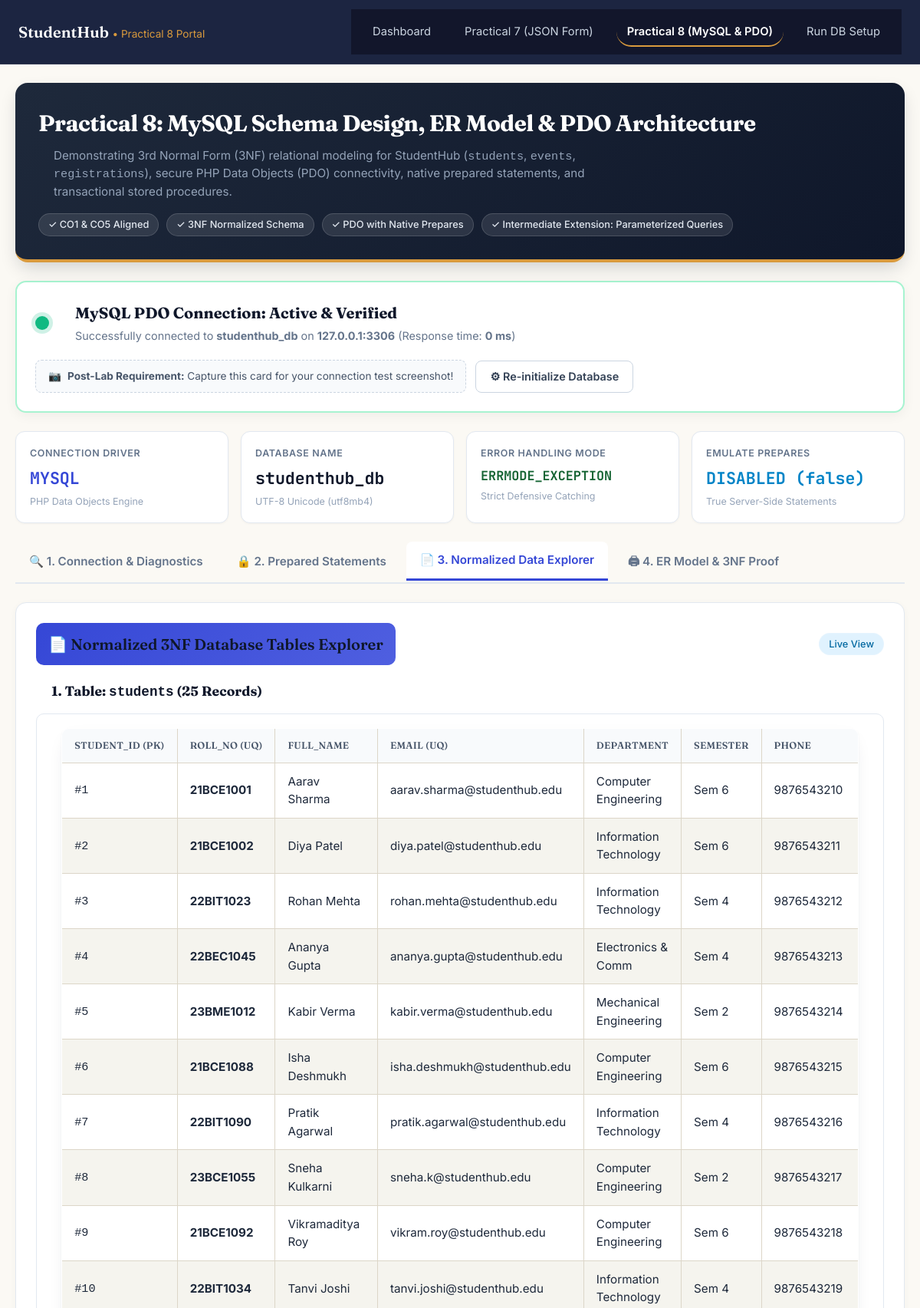
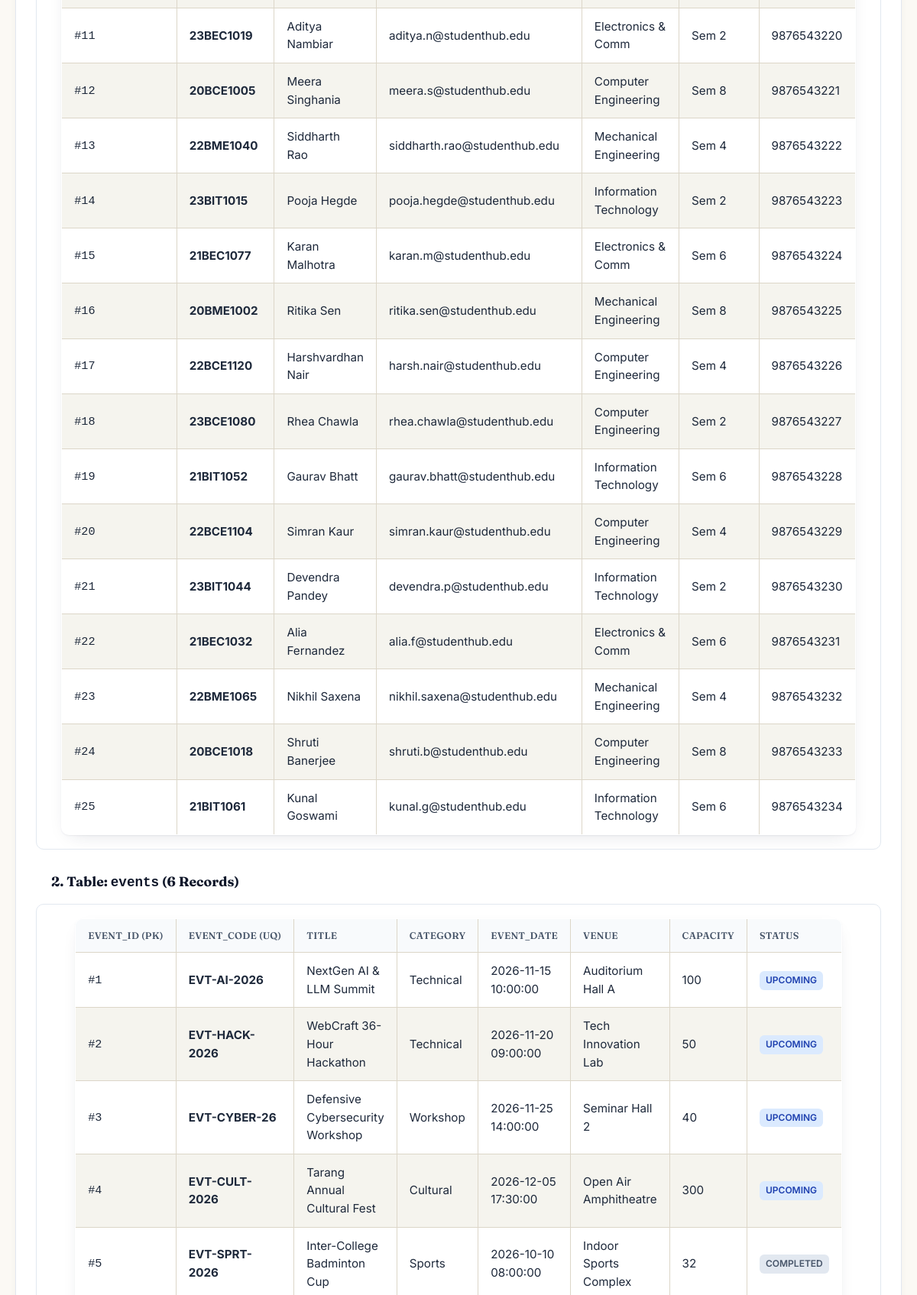
/practical8_test.php?tab=data_explorer (upper part), run on the app's committed database (2 pictures, top to bottom).
### tables this page shows
CREATE TABLE `students` (
    `student_id` INT AUTO_INCREMENT PRIMARY KEY,
    `roll_no` VARCHAR(20) NOT NULL UNIQUE,
    `full_name` VARCHAR(100) NOT NULL,
    `email` VARCHAR(100) NOT NULL UNIQUE,
    `department` VARCHAR(60) NOT NULL,
    `course` VARCHAR(80) NOT NULL DEFAULT 'B.Tech Computer Science',
    `semester` TINYINT UNSIGNED NOT NULL CHECK (`semester` BETWEEN 1 AND 8),
    `phone` VARCHAR(15) NOT NULL,
    `status` ENUM('ACTIVE', 'INACTIVE') NOT NULL DEFAULT 'ACTIVE',
    `created_at` TIMESTAMP DEFAULT CURRENT_TIMESTAMP,
    `updated_at` TIMESTAMP DEFAULT CURRENT_TIMESTAMP ON UPDATE CURRENT_TIMESTAMP,
    INDEX `idx_students_department` (`department`),
    INDEX `idx_students_course` (`course`),
    INDEX `idx_students_roll` (`roll_no`),
    INDEX `idx_students_status` (`status`),
    INDEX `idx_students_email` (`email`)
);

CREATE TABLE `events` (
    `event_id` INT AUTO_INCREMENT PRIMARY KEY,
    `event_code` VARCHAR(20) NOT NULL UNIQUE,
    `title` VARCHAR(150) NOT NULL,
    `category` VARCHAR(50) NOT NULL,
    `event_date` DATETIME NOT NULL,
    `venue` VARCHAR(100) NOT NULL,
    `max_capacity` SMALLINT UNSIGNED NOT NULL DEFAULT 50 CHECK (`max_capacity` > 0),
    `description` TEXT,
    `status` ENUM('UPCOMING', 'ONGOING', 'COMPLETED', 'CANCELLED') NOT NULL DEFAULT 'UPCOMING',
    `created_at` TIMESTAMP DEFAULT CURRENT_TIMESTAMP,
    INDEX `idx_events_category` (`category`),
    INDEX `idx_events_status` (`status`),
    INDEX `idx_events_date` (`event_date`)
);

### db.php (called while the page is built, shortened)
<?php
function getDBConnection($selectDatabase = true) {
    static $pdo = null;
    if ($pdo !== null) return $pdo;
    $host    = DB_HOST;
    $port    = DB_PORT;
    $dbName  = DB_NAME;
    $charset = DB_CHARSET;
    $user    = DB_USER;
    $pass    = DB_PASS;
    $dsn = "mysql:host={$host};port={$port}" . ($selectDatabase ? ";dbname={$dbName}" : "") . ";charset={$charset}";
    try {
        $pdo = new PDO($dsn, $user, $pass, [
            PDO::ATTR_ERRMODE            => PDO::ERRMODE_EXCEPTION,
            PDO::ATTR_DEFAULT_FETCH_MODE => PDO::FETCH_ASSOC,
            PDO::ATTR_EMULATE_PREPARES   => false,
            PDO::ATTR_TIMEOUT            => 5,
            PDO::MYSQL_ATTR_INIT_COMMAND => "SET NAMES {$charset} COLLATE {$charset}_unicode_ci"
        ]);
        return $pdo;
    } catch (PDOException $e) {
        error_log("PDO Error: " . $e->getMessage());
        return null;
    }
}
function testDBConnection() {
    $startTime = microtime(true);
    $pdo = getDBConnection(true);
    $latencyMs = round((microtime(true) - $startTime) * 1000, 2);
    try {
        $serverVersion = $pdo->getAttribute(PDO::ATTR_SERVER_VERSION);
        $driverName    = $pdo->getAttribute(PDO::ATTR_DRIVER_NAME);
        $clientVersion = $pdo->getAttribute(PDO::ATTR_CLIENT_VERSION);
        $connectionStatus = $pdo->getAttribute(PDO::ATTR_CONNECTION_STATUS);
        $stmt = $pdo->query("SHOW TABLES");
        $tables = $stmt->fetchAll(PDO::FETCH_COLUMN);
        $tableCounts = [];
        foreach ($tables as $table) {
            try {
                $countStmt = $pdo->query("SELECT COUNT(*) FROM `{$table}`");
                $tableCounts[$table] = (int)$countStmt->fetchColumn();
            } catch (Exception $ex) {
                $tableCounts[$table] = 'View / N/A';
            }
        }
        return [
            'success'           => true,
            'message'           => 'Successfully connected via PDO MySQL!',
            'host'              => DB_HOST . ':' . DB_PORT,
            'database'          => DB_NAME,
            'user'              => DB_USER,
            'charset'           => DB_CHARSET,
            'driver'            => strtoupper($driverName),
            'server_version'    => $serverVersion,
            'client_version'    => $clientVersion,
            'connection_status' => $connectionStatus,
            'latency_ms'        => $latencyMs,
            'tables'            => $tables,
            'table_counts'      => $tableCounts,
            'emulate_prepares'  => false,
            'errmode'           => 'ERRMODE_EXCEPTION'
        ];
    } catch (PDOException $e) {
        return [
            'success'      => false,
            'message'      => 'Connected to MySQL, but failed to query database schema.',
            'error_detail' => $e->getMessage(),
            'latency_ms'   => $latencyMs
        ];
    }
}
function safeFetchAll($sql, $params = []) {
    $conn = getDBConnection();
    $stmt = $conn->prepare($sql);
    $stmt->execute($params);
    return $stmt->fetchAll();
}

### practical8_test.php (the view, shortened to what this page needs)
<?php
require_once __DIR__ . '/db.php';
$diag = testDBConnection();
$isConnected = $diag['success'];
$activeTab = isset($_GET['tab']) ? $_GET['tab'] : 'diagnostics';
$studentsList = [];
$eventsList   = [];
if ($isConnected) {
    try {
        $studentsList = safeFetchAll("SELECT * FROM students ORDER BY student_id ASC");
        $eventsList   = safeFetchAll("SELECT * FROM events ORDER BY event_id ASC");
    } catch (Exception $e) {
    }
}
?>
<!DOCTYPE html>
<html lang="en">
<head>
    <link rel="stylesheet" href="style.css">
</head>
<body>
    <header style="background: var(--navy); padding: 12px 24px; border-bottom: 1px solid rgba(255,255,255,0.1); color: #fff;">
        <div style="max-width: 1200px; margin: 0 auto; display: flex; justify-content: space-between; align-items: center; flex-wrap: wrap; gap: 12px;">
            <div style="font-family: var(--font-display); font-size: 1.25rem; font-weight: 600;">
                StudentHub <span style="font-size: 0.85rem; color: var(--gold); font-family: var(--font-body); font-weight: 400;">&bull; Practical 8 Portal</span>
            </div>
            <nav style="display: flex; gap: 16px; font-size: 0.9rem;">
                <a href="dashboard.html" style="color: #cbd5e1; text-decoration: none;">Dashboard</a>
                <a href="practical7_register.php" style="color: #cbd5e1; text-decoration: none;">Practical 7 (JSON Form)</a>
                <a href="practical8_test.php" style="color: #ffffff; font-weight: 600; text-decoration: none; border-bottom: 2px solid var(--gold); padding-bottom: 2px;">Practical 8 (MySQL & PDO)</a>
                <a href="db_setup.php" style="color: #cbd5e1; text-decoration: none;">Run DB Setup</a>
            </nav>
        </div>
    </header>
    <div class="container">
        <div class="hero-banner">
            <h1 class="hero-title">Practical 8: MySQL Schema Design, ER Model & PDO Architecture</h1>
            <p class="hero-subtitle">
                Demonstrating 3rd Normal Form (3NF) relational modeling for StudentHub (<code>students</code>, <code>events</code>, <code>registrations</code>), secure PHP Data Objects (PDO) connectivity, native prepared statements, and transactional stored procedures.
            </p>
            <div class="badge-grid">
                <span class="tag-pill">&#10003; CO1 & CO5 Aligned</span>
                <span class="tag-pill">&#10003; 3NF Normalized Schema</span>
                <span class="tag-pill">&#10003; PDO with Native Prepares</span>
                <span class="tag-pill">&#10003; Intermediate Extension: Parameterized Queries</span>
            </div>
        </div>
        <div class="status-hero-card" id="connection-report-card">
            <div class="status-indicator">
                <div class="status-dot"></div>
                <div class="status-info">
                    <h3><?= $isConnected ? 'MySQL PDO Connection: Active & Verified' : 'MySQL PDO Connection: Offline / Action Required' ?></h3>
                    <p>
                        <?php if ($isConnected): ?>
                            Successfully connected to <strong><?= htmlspecialchars(DB_NAME) ?></strong> on <strong><?= htmlspecialchars(DB_HOST . ':' . DB_PORT) ?></strong> (Response time: <strong><?= $diag['latency_ms'] ?> ms</strong>)
                        <?php else: ?>
                            Unable to connect to MySQL on <?= htmlspecialchars(DB_HOST . ':' . DB_PORT) ?>. Showing simulated schema preview.
                        <?php endif; ?>
                    </p>
                </div>
            </div>
            <div style="display: flex; gap: 12px; align-items: center; flex-wrap: wrap;">
                <div class="screenshot-notice">
                    <span>&#128247;</span>
                    <span><strong>Post-Lab Requirement:</strong> Capture this card for your connection test screenshot!</span>
                </div>
                <a href="db_setup.php" class="btn-outline">&#9881; Re-initialize Database</a>
            </div>
        </div>
        <div class="metrics-grid">
            <div class="metric-card">
                <div class="metric-label">Connection Driver</div>
                <div class="metric-value" style="color: var(--blue);"><?= $diag['driver'] ?? 'PDO_MYSQL' ?></div>
                <div class="metric-sub">PHP Data Objects Engine</div>
            </div>
            <div class="metric-card">
                <div class="metric-label">Database Name</div>
                <div class="metric-value"><?= htmlspecialchars(DB_NAME) ?></div>
                <div class="metric-sub">UTF-8 Unicode (utf8mb4)</div>
            </div>
            <div class="metric-card">
                <div class="metric-label">Error Handling Mode</div>
                <div class="metric-value" style="font-size: 1.05rem; color: #166534;">ERRMODE_EXCEPTION</div>
                <div class="metric-sub">Strict Defensive Catching</div>
            </div>
            <div class="metric-card">
                <div class="metric-label">Emulate Prepares</div>
                <div class="metric-value" style="color: #0284c7;">DISABLED (false)</div>
                <div class="metric-sub">True Server-Side Statements</div>
            </div>
        </div>
        <div class="tab-nav">
            <a href="?tab=diagnostics" class="tab-btn <?= $activeTab === 'diagnostics' ? 'active' : '' ?>">&#128269; 1. Connection & Diagnostics</a>
            <a href="?tab=prepared_statements" class="tab-btn <?= $activeTab === 'prepared_statements' ? 'active' : '' ?>">&#128274; 2. Prepared Statements</a>
            <a href="?tab=data_explorer" class="tab-btn <?= $activeTab === 'data_explorer' ? 'active' : '' ?>">&#128196; 3. Normalized Data Explorer</a>
            <a href="?tab=er_model" class="tab-btn <?= $activeTab === 'er_model' ? 'active' : '' ?>">&#128424; 4. ER Model & 3NF Proof</a>
        </div>
        <?php if ($activeTab === 'data_explorer'): ?>
            <div class="content-card">
                <div class="card-header-flex">
                    <h2 class="card-title">&#128196; Normalized 3NF Database Tables Explorer</h2>
                    <span class="tag-pill" style="background: #e0f2fe; color: #0369a1;">Live View</span>
                </div>
                <h3 style="margin: 16px 0 8px 0; font-size: 1.1rem; color: #0f172a;">1. Table: <code>students</code> (<?= count($studentsList) ?> Records)</h3>
                <div class="table-responsive">
                    <table class="data-table">
                        <thead>
                            <tr>
                                <th>student_id (PK)</th>
                                <th>roll_no (UQ)</th>
                                <th>full_name</th>
                                <th>email (UQ)</th>
                                <th>department</th>
                                <th>semester</th>
                                <th>phone</th>
                            </tr>
                        </thead>
                        <tbody>
                            <?php foreach ($studentsList as $s): ?>
                                <tr>
                                    <td><code>#<?= $s['student_id'] ?></code></td>
                                    <td><strong><?= htmlspecialchars($s['roll_no']) ?></strong></td>
                                    <td><?= htmlspecialchars($s['full_name']) ?></td>
                                    <td><?= htmlspecialchars($s['email']) ?></td>
                                    <td><?= htmlspecialchars($s['department']) ?></td>
                                    <td>Sem <?= htmlspecialchars($s['semester']) ?></td>
                                    <td><?= htmlspecialchars($s['phone']) ?></td>
                                </tr>
                            <?php endforeach; ?>
                        </tbody>
                    </table>
                </div>
                <h3 style="margin: 28px 0 8px 0; font-size: 1.1rem; color: #0f172a;">2. Table: <code>events</code> (<?= count($eventsList) ?> Records)</h3>
                <div class="table-responsive">
                    <table class="data-table">
                        <thead>
                            <tr>
                                <th>event_id (PK)</th>
                                <th>event_code (UQ)</th>
                                <th>title</th>
                                <th>category</th>
                                <th>event_date</th>
                                <th>venue</th>
                                <th>capacity</th>
                                <th>status</th>
                            </tr>
                        </thead>
                        <tbody>
                            <?php foreach ($eventsList as $e): ?>
                                <tr>
                                    <td><code>#<?= $e['event_id'] ?></code></td>
                                    <td><strong><?= htmlspecialchars($e['event_code']) ?></strong></td>
                                    <td><?= htmlspecialchars($e['title']) ?></td>
                                    <td><?= htmlspecialchars($e['category']) ?></td>
                                    <td><?= htmlspecialchars($e['event_date']) ?></td>
                                    <td><?= htmlspecialchars($e['venue']) ?></td>
                                    <td><?= htmlspecialchars($e['max_capacity']) ?></td>
                                    <td><span class="badge <?= $e['status'] === 'UPCOMING' ? 'badge-upcoming' : 'badge-completed' ?>"><?= htmlspecialchars($e['status']) ?></span></td>
                                </tr>
                            <?php endforeach; ?>
                        </tbody>
                    </table>
                </div>
            </div>
        <?php endif; ?>
    </div>
</body>
</html>

### style.css (style rules this page uses)
:root { --navy: #1c2541; --navy-deep: #12162b; --blue: #3547d6; --blue-soft: #4f5fe0; --paper: #fbf9f4; --card: #ffffff; --line: #dcd6c8; --ink: #1f2333; --ink-soft: #5c5f70; --gold: #d99a3d; --gold-deep: #b97e29; --good: #2f8f5b; --warn: #c1741f; --font-display: "Fraunces", Georgia, "Times New Roman", serif; --font-body: "Inter", -apple-system, BlinkMacSystemFont, "Segoe UI", sans-serif; --radius: 10px; --shadow: 0 1px 2px rgba(28, 37, 65, 0.06), 0 8px 24px -12px rgba(28, 37, 65, 0.18); }
* { box-sizing: border-box; }
html { scroll-behavior: smooth; }
body { margin: 0; font-family: var(--font-body); color: var(--ink); background: radial-gradient(1100px 500px at 100% -10%, #eef0ff 0%, transparent 55%), var(--paper); line-height: 1.55; padding-bottom: 60px; }
h2 { font-family: var(--font-display); font-weight: 600; font-size: 1.35rem; color: #fff; background: linear-gradient(135deg, var(--blue) 0%, var(--blue-soft) 100%); text-align: center; padding: 12px 16px; margin: 0 0 20px 0; border-radius: var(--radius); max-width: 900px; margin-left: auto; margin-right: auto; }
h3 { font-family: var(--font-display); color: var(--navy); font-size: 1.15rem; max-width: 900px; margin: 28px auto 10px; padding: 0 20px; }
nav { display: flex; flex-wrap: wrap; justify-content: center; gap: 6px; background: var(--navy-deep); padding: 10px 14px; font-size: 0; }
nav a { font-size: 0.92rem; color: #e7e9ff; text-decoration: none; padding: 8px 14px; border-radius: 999px; transition: background 0.15s ease, color 0.15s ease; }
nav { color: transparent; }
p { max-width: 900px; margin: 12px auto; padding: 0 20px; color: var(--ink-soft); }
a { color: var(--blue); }
table { border-collapse: collapse; width: 88%; max-width: 900px; margin: 18px auto; background: var(--card); border-radius: var(--radius); overflow: hidden; box-shadow: var(--shadow); border: 1px solid var(--line) !important; }
th, td { padding: 12px 16px !important; text-align: left; border: 1px solid var(--line) !important; font-size: 0.95rem; }
th { background: var(--navy); color: #fff; font-family: var(--font-display); font-weight: 600; letter-spacing: 0.02em; text-transform: uppercase; font-size: 0.78rem; }
tr:nth-child(even) td { background: #f5f4ee; }

### data on the page
students: student_id "1", roll_no "21BCE1001", full_name "Aarav Sharma", email "aarav.sharma@studenthub.edu", department "Computer Engineering", semester "6", phone "9876543210"
students: student_id "2", roll_no "21BCE1002", full_name "Diya Patel", email "diya.patel@studenthub.edu", department "Information Technology", semester "6", phone "9876543211"
students: student_id "3", roll_no "22BIT1023", full_name "Rohan Mehta", email "rohan.mehta@studenthub.edu", department "Information Technology", semester "4", phone "9876543212"
students: student_id "4", roll_no "22BEC1045", full_name "Ananya Gupta", email "ananya.gupta@studenthub.edu", department "Electronics & Comm", semester "4", phone "9876543213"
students: student_id "5", roll_no "23BME1012", full_name "Kabir Verma", email "kabir.verma@studenthub.edu", department "Mechanical Engineering", semester "2", phone "9876543214"
students: student_id "6", roll_no "21BCE1088", full_name "Isha Deshmukh", email "isha.deshmukh@studenthub.edu", department "Computer Engineering", semester "6", phone "9876543215"
students: student_id "7", roll_no "22BIT1090", full_name "Pratik Agarwal", email "pratik.agarwal@studenthub.edu", department "Information Technology", semester "4", phone "9876543216"
students: student_id "8", roll_no "23BCE1055", full_name "Sneha Kulkarni", email "sneha.k@studenthub.edu", department "Computer Engineering", semester "2", phone "9876543217"
students: student_id "9", roll_no "21BCE1092", full_name "Vikramaditya Roy", email "vikram.roy@studenthub.edu", department "Computer Engineering", semester "6", phone "9876543218"
students: student_id "10", roll_no "22BIT1034", full_name "Tanvi Joshi", email "tanvi.joshi@studenthub.edu", department "Information Technology", semester "4", phone "9876543219"
students: student_id "11", roll_no "23BEC1019", full_name "Aditya Nambiar", email "aditya.n@studenthub.edu", department "Electronics & Comm", semester "2", phone "9876543220"
students: student_id "12", roll_no "20BCE1005", full_name "Meera Singhania", email "meera.s@studenthub.edu", department "Computer Engineering", semester "8", phone "9876543221"
students: student_id "13", roll_no "22BME1040", full_name "Siddharth Rao", email "siddharth.rao@studenthub.edu", department "Mechanical Engineering", semester "4", phone "9876543222"
students: student_id "14", roll_no "23BIT1015", full_name "Pooja Hegde", email "pooja.hegde@studenthub.edu", department "Information Technology", semester "2", phone "9876543223"
students: student_id "15", roll_no "21BEC1077", full_name "Karan Malhotra", email "karan.m@studenthub.edu", department "Electronics & Comm", semester "6", phone "9876543224"
students: student_id "16", roll_no "20BME1002", full_name "Ritika Sen", email "ritika.sen@studenthub.edu", department "Mechanical Engineering", semester "8", phone "9876543225"
students: student_id "17", roll_no "22BCE1120", full_name "Harshvardhan Nair", email "harsh.nair@studenthub.edu", department "Computer Engineering", semester "4", phone "9876543226"
students: student_id "18", roll_no "23BCE1080", full_name "Rhea Chawla", email "rhea.chawla@studenthub.edu", department "Computer Engineering", semester "2", phone "9876543227"
students: student_id "19", roll_no "21BIT1052", full_name "Gaurav Bhatt", email "gaurav.bhatt@studenthub.edu", department "Information Technology", semester "6", phone "9876543228"
students: student_id "20", roll_no "22BCE1104", full_name "Simran Kaur", email "simran.kaur@studenthub.edu", department "Computer Engineering", semester "4", phone "9876543229"
students: student_id "21", roll_no "23BIT1044", full_name "Devendra Pandey", email "devendra.p@studenthub.edu", department "Information Technology", semester "2", phone "9876543230"
students: student_id "22", roll_no "21BEC1032", full_name "Alia Fernandez", email "alia.f@studenthub.edu", department "Electronics & Comm", semester "6", phone "9876543231"
students: student_id "23", roll_no "22BME1065", full_name "Nikhil Saxena", email "nikhil.saxena@studenthub.edu", department "Mechanical Engineering", semester "4", phone "9876543232"
students: student_id "24", roll_no "20BCE1018", full_name "Shruti Banerjee", email "shruti.b@studenthub.edu", department "Computer Engineering", semester "8", phone "9876543233"
students: student_id "25", roll_no "21BIT1061", full_name "Kunal Goswami", email "kunal.g@studenthub.edu", department "Information Technology", semester "6", phone "9876543234"
events: event_id "1", event_code "EVT-AI-2026", title "NextGen AI & LLM Summit", category "Technical", event_date "2026-11-15 10:00:00", venue "Auditorium Hall A", max_capacity "100", status "UPCOMING"
events: event_id "2", event_code "EVT-HACK-2026", title "WebCraft 36-Hour Hackathon", category "Technical", event_date "2026-11-20 09:00:00", venue "Tech Innovation Lab", max_capacity "50", status "UPCOMING"
events: event_id "3", event_code "EVT-CYBER-26", title "Defensive Cybersecurity Workshop", category "Workshop", event_date "2026-11-25 14:00:00", venue "Seminar Hall 2", max_capacity "40", status "UPCOMING"
events: event_id "4", event_code "EVT-CULT-2026", title "Tarang Annual Cultural Fest", category "Cultural", event_date "2026-12-05 17:30:00", venue "Open Air Amphitheatre", max_capacity "300", status "UPCOMING"
events: event_id "5", event_code "EVT-SPRT-2026", title "Inter-College Badminton Cup", category "Sports", event_date "2026-10-10 08:00:00", venue "Indoor Sports Complex", max_capacity "32", status "COMPLETED"

### other printed values
DB_NAME "studenthub_db"
DB_HOST . ':' . DB_PORT "127.0.0.1:3306"
$diag['latency_ms'] "0"
$diag['driver'] "MYSQL"
count($studentsList) "25"
count($eventsList) "6"
